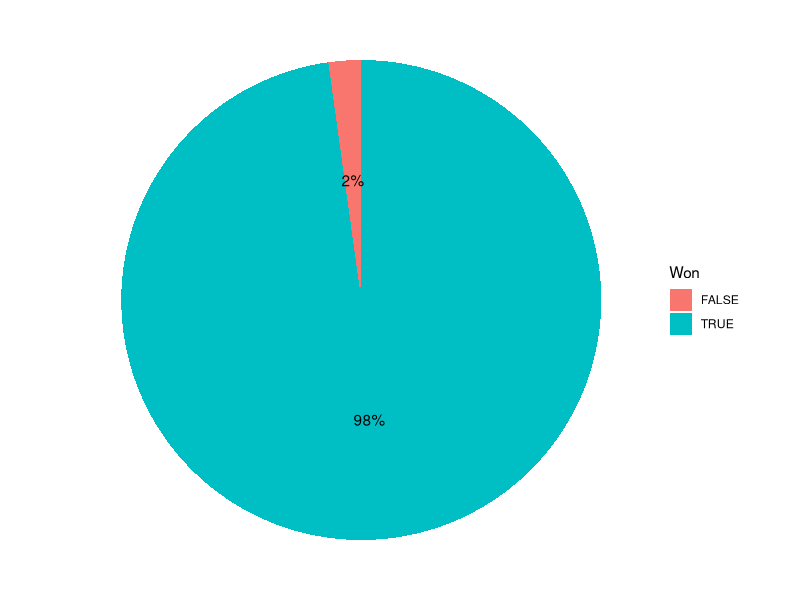
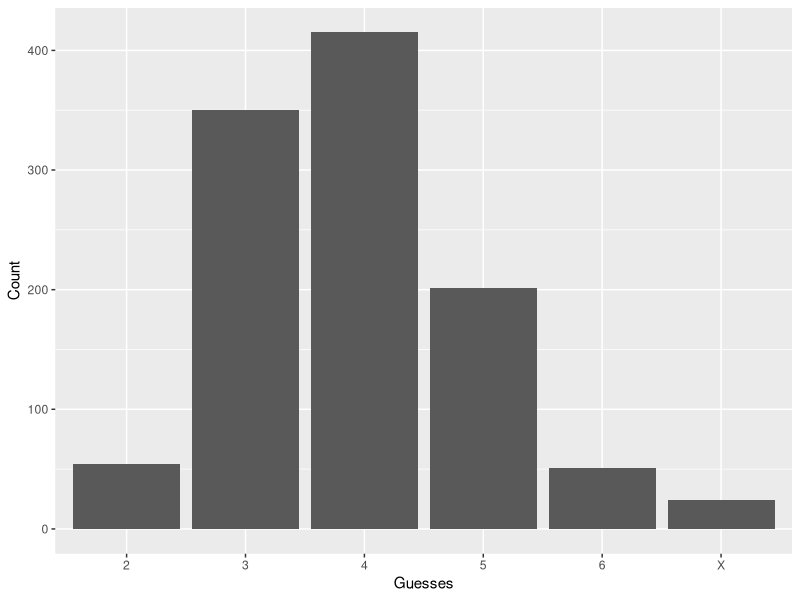
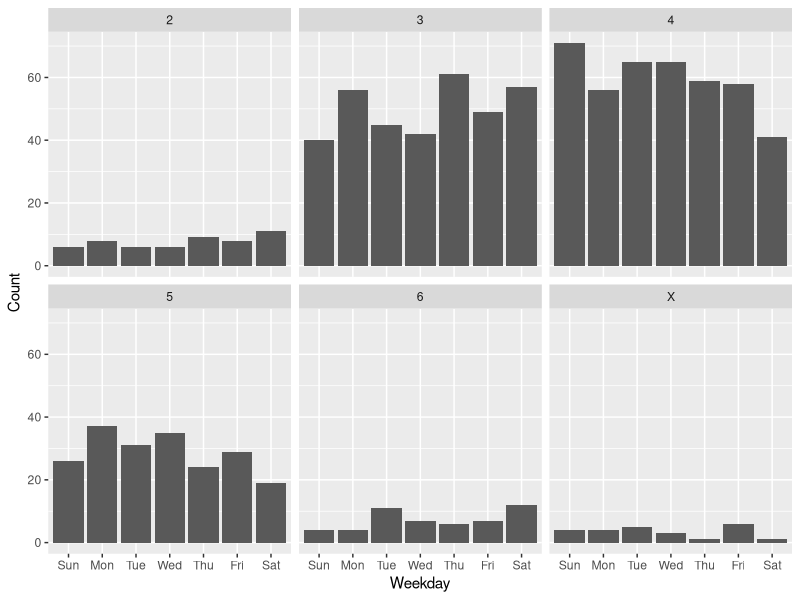

R code for these plots, in order:
## ---- chunk 1
knitr::opts_chunk$set(echo = TRUE)

library(lubridate)
library(tidyverse)
## ---- chunk 2
wordle_stats <-
  read_csv(file = "wordle.csv", col_types = cols(
    Date    = col_date(format = ""),
    Guesses = col_factor(levels = c('1', '2', '3', '4', '5', '6', 'X'))
  )) %>%
  mutate(
    Weekday = wday(Date, label = TRUE),
    Won = Guesses != 'X',
  ) %>%
  select(Date, Weekday, Won, Guesses)

wordle_wins <- filter(wordle_stats, Won == TRUE)
## ---- chunk 3
tail(wordle_stats, n = 8)
## ---- chunk 4
wordle_stats %>%
  group_by(Won) %>%
  count() %>%
  ungroup() %>%
  mutate(percent = `n` / sum(`n`)) %>%
  arrange(percent) %>%
  mutate(labels = scales::percent(percent)) %>%
  ggplot(., aes(x = "", y = percent, fill = Won)) +
    geom_col() +
    geom_text(aes(label = labels), position = position_stack(vjust = 0.5)) +
    coord_polar(theta = "y") +
    theme_void()
## ---- chunk 5
guesses_all_time <- wordle_stats %>%
  group_by(Guesses) %>%
  summarise(Count = n())

guesses_all_time
## ---- chunk 6
wordle_wins %>%
  mutate(
    Guesses = as.numeric(levels(Guesses)[Guesses])
  ) %>%
  summarise(
    mean = mean(Guesses),
    median = median(Guesses),
  )
## ---- chunk 7
ggplot(guesses_all_time) +
  geom_bar(
    mapping = aes(x = Guesses, y = Count),
    stat = "identity"
  )
## ---- chunk 8
wordle_stats %>%
  group_by(Weekday, Guesses) %>%
  summarise(Count = n()) %>%
  ggplot() +
    geom_bar(
      mapping = aes(x = Weekday, y = Count),
      position = "dodge",
      stat = "identity"
    ) +
    facet_wrap(~ Guesses)
